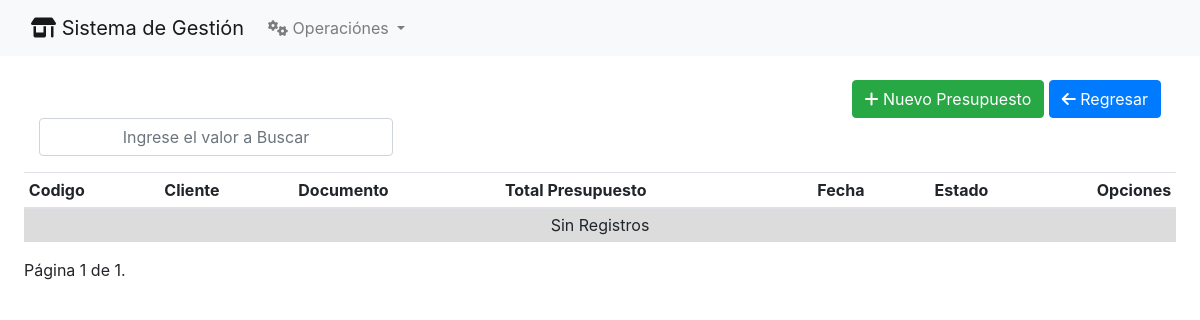
The app's page /presupuesto/, older data.
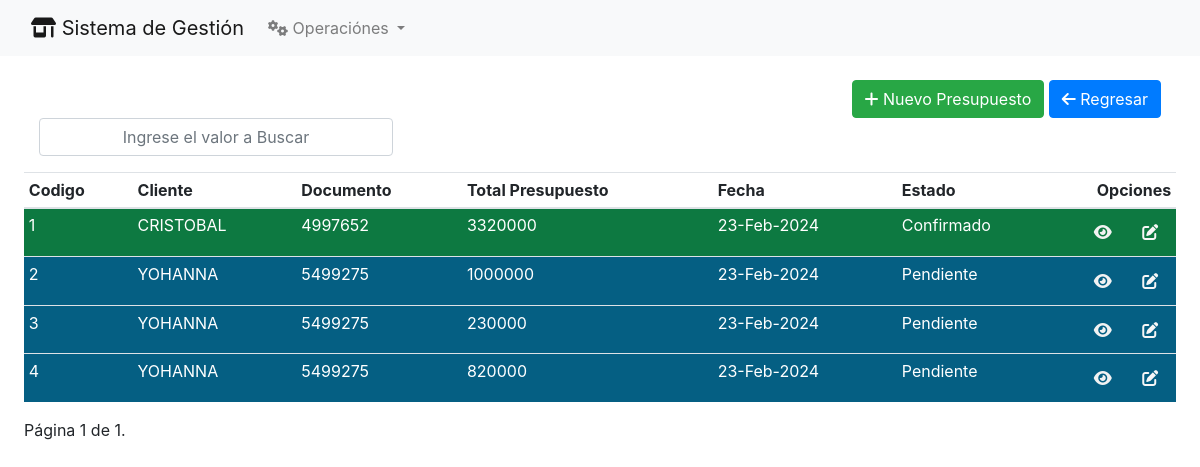
The same page, newer data.
### PresupuestoCliente/models.py (models this page shows)
class PresupuestoCliente(models.Model):
    cliente =  models.ForeignKey(Clientes, on_delete = models.PROTECT)
    fecha = models.DateTimeField(blank = True, null = True)
    total_presupuesto = models.FloatField()
    estado_presupuesto = models.CharField(max_length=1, default = 'P')
    estado = models.BooleanField(default = True)

### Clientes/models.py (models this page shows, shortened)
class Clientes(models.Model):
    class Meta:
        verbose_name_plural = 'Clientes'
    nombre =  models.CharField(max_length = 250)
    apellido = models.CharField(max_length = 250)
    documento = models.CharField(max_length = 250, unique=True)
    direccion =  models.CharField(max_length = 250)
    telefono = models.CharField(max_length = 250)
    correo =  models.CharField(max_length = 250)
    observacion =  models.CharField(max_length = 250)
    estado =  models.CharField(max_length = 250)

### PresupuestoCliente/views.py (the view)
# urls.py: path('', index_presupuesto, name='presupuesto'),
def index_presupuesto(request):
    presupuesto_list = PresupuestoCliente.objects.all().order_by("id")
    paginator = Paginator(presupuesto_list, 10)
    page_number = request.GET.get('page')
    page_obj = paginator.get_page(page_number)
    final_page_number = paginator.num_pages - 1
    template = "index_presupuesto.html"
    context = {"titulo": "Presupuestos", "presupuesto": page_obj, "final_page_number": final_page_number}
    return render(request, template, context)

### PresupuestoCliente/templates/index_presupuesto.html (shortened to what this page needs)
{% extends 'home.html' %}
{% block content %}
<div class="p-4">
    <div class="col d-flex justify-content-end">
        <a href="{%url 'crear_presupuesto'%}" class="btn btn-success"> <i class="fa-solid fa-plus"></i> Nuevo Presupuesto</a>
        <a href="{% url 'home' %}" class="btn btn-primary"> <i class="fa-solid fa-arrow-left"></i> Regresar</a>
    </div>
    <table class="table table-sm  ">
        <div class="col-md-4 mb-3 d-flex justify-content-end">
            <input type="text" class="form-control text-center" id="buscarCliente"
                placeholder="Ingrese el valor a Buscar">
        </div>
        <thead>
            <tr>
                <th scope="col">Codigo</th>
                <th scope="col">Cliente</th>
                <th scope="col">Documento</th>
                <th scope="col">Total Presupuesto</th>
                <th scope="col">Fecha</th>
                <th scope="col">Estado</th>
                <th style="text-align: right;width: 10%;" scope="col">Opciones</th>
            </tr>
        </thead>
        <tbody>
            {% if presupuesto %}
            {% for pre in presupuesto %}
            <tr style="background-color: {% if pre.estado_presupuesto == 'P' %}#055F83{% elif pre.estado_presupuesto == 'C' %}#0D7941{% elif pre.estado_presupuesto == 'D' %}#830F05{% endif %};color:white;">
                <td> {{pre.id}} </td>
                <td> {{pre.cliente.nombre}} </td>
                <td> {{pre.cliente.documento}} </td>
                <td>{{ pre.total_presupuesto|floatformat:"0" }}</td>
                <td> {{pre.fecha|date:'d-M-Y'}} </td>
                <td>
                    {% if pre.estado_presupuesto == 'P' %}
                      Pendiente
                    {% elif pre.estado_presupuesto == 'C' %}
                      Confirmado
                    {% elif pre.estado_presupuesto == 'D' %}
                      Anulado
                    {% endif %}
                  </td>
                <td style="text-align: right;">
                    <a href="detallePresupuesto/{{pre.id}}/" title="Ver Detalles del Presupuesto" class="btn btn-ligth"><i class="fa-solid fa-eye" style="color: #f2f2f2;"></i></a>
                    <a href="modificar_cliente/{{cli.id}}/" title="Editar Estado del Presupuesto" class="btn btn-ligth"><i class="fa-solid fa-pen-to-square" style="color: #f7f7f7;"></i></a>
                </td>
            </tr>
            {% endfor %}
            {% else %}
            <tr style="background-color: gainsboro;text-align: center;">
                <td colspan="7">Sin Registros</td>
            </tr>
            {% endif %}
        </tbody>
    </table>
    <div class="pagination">
        <span class="step-links">
            <span class="current">
                P&aacute;gina {{presupuesto.number}} de {{presupuesto.paginator.num_pages}}.
            </span>
        </span>
    </div>
{% endblock %}

### Home/templates/home.html (shortened to what this page needs)
{% load bootstrap4 %}
<!DOCTYPE html>
<html lang="en">
<head>
  {% bootstrap_css %}
</head>
<body>
  <link rel="stylesheet" href="https://cdn.jsdelivr.net/npm/bootstrap-select@1.13.1/dist/css/bootstrap-select.min.css">
  <link rel="stylesheet" href="https://cdnjs.cloudflare.com/ajax/libs/font-awesome/6.5.1/css/all.min.css"
 />
  {% load sweetify %}
  {% include 'navbar.html' %}
  {% block content %}{% endblock %}
</body>
</html>

### Home/templates/navbar.html (shortened to what this page needs)
<nav class="navbar navbar-expand-lg navbar-light bg-light">
  <div class="container-fluid">
      <a class="navbar-brand" href="{% url 'home' %}"><i class="fa-solid fa-shop"></i> Sistema de Gesti&oacute;n</a>
      <div class="collapse navbar-collapse" id="navbarSupportedContent">
          <ul class="navbar-nav me-auto mb-2 mb-lg-0">
              <li class="nav-item dropdown">
                  <a class="nav-link dropdown-toggle" href="#" id="navbarDropdown" role="button"
                     data-toggle="dropdown" aria-haspopup="true" aria-expanded="false"><i class="fa-solid fa-gears"></i>
                      Operaci&oacute;nes
                  </a>
              </li>
          </ul>
      </div>
  </div>
</nav>

Row changes from the older to the newer data that the page shows:
added PresupuestoCliente: id "1", cliente.nombre "CRISTOBAL", cliente.documento "4997652", total_presupuesto "3320000", fecha "23-Feb-2024", estado_presupuesto "Confirmado"
added PresupuestoCliente: id "2", cliente.nombre "YOHANNA", cliente.documento "5499275", total_presupuesto "1000000", fecha "23-Feb-2024", estado_presupuesto "Pendiente"
added PresupuestoCliente: id "3", cliente.nombre "YOHANNA", cliente.documento "5499275", total_presupuesto "230000", fecha "23-Feb-2024", estado_presupuesto "Pendiente"
added PresupuestoCliente: id "4", cliente.nombre "YOHANNA", cliente.documento "5499275", total_presupuesto "820000", fecha "23-Feb-2024", estado_presupuesto "Pendiente"
Text that changed along with them:
text no longer shown: "Sin Registros"
